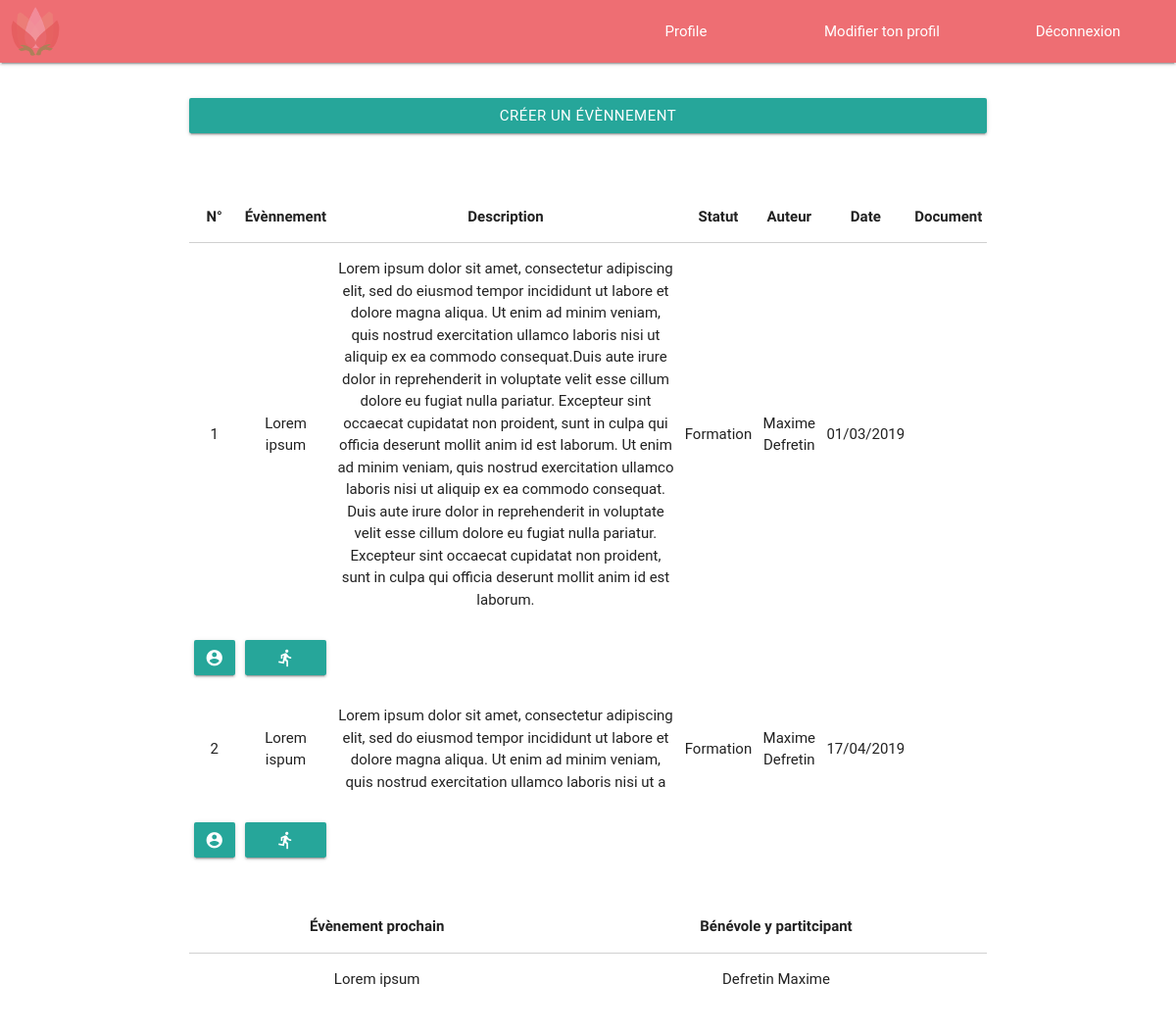
Page /backOffice/evennements.php on the committed database.
### tables this page shows
CREATE TABLE `agdjjg_event_association` (
  `id` int(11) NOT NULL,
  `description_event` text NOT NULL,
  `date_event` char(10) NOT NULL,
  `author_event` varchar(255) NOT NULL,
  `path_document_event` varchar(255) DEFAULT NULL,
  `suggested_event` varchar(255) NOT NULL,
  `id_agdjjg_user` int(11) DEFAULT NULL,
  `id_agdjjg_status_event` int(11) NOT NULL
);

CREATE TABLE `agdjjg_status_event` (
  `id` int(11) NOT NULL,
  `status_event` varchar(20) NOT NULL
);

CREATE TABLE `agdjjg_user` (
  `id` int(11) NOT NULL,
  `first_name` varchar(255) NOT NULL,
  `last_name` varchar(255) NOT NULL,
  `mail` varchar(255) NOT NULL,
  `date_signup` char(10) NOT NULL,
  `key_user` int(11) NOT NULL,
  `password` varchar(255) DEFAULT NULL,
  `id_agdjjg_status_user` int(11) NOT NULL,
  `id_agdjjg_avatar` int(11) DEFAULT NULL
);

### controllers/event-Controller.php (called while the page is built, shortened)
<?php
$getEvent = new event_association();
$displayEvent = $getEvent->getEvent();
$getVolunteerEvent = new event_association();
$displayVolunteerEvent = $getVolunteerEvent->getVolunteerEvent();

### models/dataBase.php (called while the page is built, shortened)
<?php
class dataBase {
    function __construct() {
        try {
            $this->db = new PDO('mysql:host=127.0.0.1;dbname=BDM;charset=utf8', 'root', 'AsBc80@0');
        } catch (Exception $e) {
            die('Erreur : ' . $e->getMessage());
        }
    }
}

### models/event_association.php (called while the page is built, shortened)
<?php
class event_association extends dataBase {
    public function getEvent() {
        $queryGetEvent = 'SELECT `'.self::prefix.'event_association`.`id` AS `id_event_association`, `id_agdjjg_user`, `last_name`, `first_name`, `status_event`, `description_event`, DATE_FORMAT(`date_event`, "%d/%m/%Y") AS `date_event`, `path_document_event`, `suggested_event` '
                               . 'FROM `'.self::prefix.'event_association` '
                       . 'INNER JOIN `'.self::prefix.'status_event` '
                               . 'ON `'.self::prefix.'event_association`.`id_agdjjg_status_event` = `'.self::prefix.'status_event`.`id`'
                       . 'INNER JOIN `'.self::prefix.'user` '
                               . 'ON `'.self::prefix.'user`.`id` = `'.self::prefix.'event_association`.`id_agdjjg_user` ';
        $requestGetEvent = $this->db->prepare($queryGetEvent);
        if($requestGetEvent->execute()) {
            return $displayEvent = $requestGetEvent->fetchAll(PDO::FETCH_OBJ);
        }
    }
    public function getVolunteerEvent() {
        $queryGetVolunteerEvent = 'SELECT `suggested_event`, GROUP_CONCAT(`volunteer_present` SEPARATOR ", ") AS `volunteer_present` '
                                   . 'FROM `'.self::prefix.'event_association` '
                                        . 'INNER JOIN `'.self::prefix.'participation` '
                                        . 'ON `'.self::prefix.'participation`.`id_agdjjg_event_association` = `'.self::prefix.'event_association`.`id` '
                                   . 'GROUP BY `'.self::prefix.'event_association`.`id`';
        $requestGetVolunteerEvent = $this->db->prepare($queryGetVolunteerEvent);
        if ($requestGetVolunteerEvent->execute()) {
            if (is_object($requestGetVolunteerEvent)) {
                return $requestGetVolunteerEventResult = $requestGetVolunteerEvent->fetchAll(PDO::FETCH_OBJ);
            }
        }
    }
}
?>

### backOffice/evennements.php (the view, shortened to what this page needs)
<?php
require_once 'header.php';
require_once '../controllers/event-Controller.php';
?>
<div class="row col offset-s1 s10 marginTopMin">
    <button data-target="eventEdit" class="btn modal-trigger col s10 offset-s1 marginBottomMin" title="Créer un évènnement">Créer un évènnement</button>
    <table class="highlight responsive-table col s10 offset-s1 centered marginTopMin">
        <thead>
            <tr>
                <th>N°</th>
                <th>Évènnement</th>
                <th>Description</th>
                <th>Statut</th>
                <th>Auteur</th>
                <th>Date</th>
                <th>Document</th>
            </tr>
        </thead>
        <tbody>
            <?php foreach ($displayEvent as $display) { ?>
                <tr>
                    <td class="justify"><?= $display->id_event_association ?></td>
                    <td class="justify"><?= $display->suggested_event ?></td>
                    <td class="justify"><?= $display->description_event ?></td>
                    <td class="justify"><?= $display->status_event ?></td>
                    <td class="justify"><?= $display->first_name ?> <?= $display->last_name ?></td>
                    <td class="justify"><time datetime="<?= $display->date_event ?>"><?= $display->date_event ?></time></td>
                    <td class="justify"></td>
                </tr>
                <tr>
                    <td>
                        <a class="btn col s12" href="Profile-ajout-participant-<?= $display->id_event_association ?>" title="Ajouter un participant"><i class="small material-icons">account_circle</i></a>
                    </td>
                    <td>
                        <a class="btn col s12" href="Desistement-evennements-<?= $display->id_event_association ?>" title="Se désister"><i class="small material-icons">directions_run</i></a>
                    </td>
                    <td>
                    </td>
                    <td>
                    </td>
                </tr>
            <?php } ?>
        </tbody>
    </table>
    <table class="highlight responsive-table col s10 offset-s1 centered marginTopMin">
        <thead>
            <tr>
                <th>Évènement prochain</th>
                <th>Bénévole y partitcipant</th>
            </tr>
        </thead>
        <tbody>
            <?php foreach ($displayVolunteerEvent as $display) { ?>
                <tr>
                    <td class="justify"><?= $display->suggested_event ?></td>
                    <td><?= $display->volunteer_present ?></td>
                </tr>
            <?php } ?>
        </tbody>
    </table>
</div>
<?php require_once 'footer.php';

### backOffice/assets/css/style.css (style rules this page uses)
.marginTopMin { margin-top: 3%; }
.marginBottomMin { margin-bottom: 3%; }
.justify { text-align: justify; }

### rows in the picture
agdjjg_event_association: id "1", suggested_event "Lorem ipsum", description_event "Lorem ipsum dolor sit amet, consectetur adipiscing elit, sed do eiusmod tempor incididunt ut labore et dolore magna aliqua. Ut enim ad minim veniam, quis nostrud exercitation ullamco laboris nisi ut aliquip ex ea commodo consequat.Duis aute irure dolor in reprehenderit in voluptate velit esse cillum dolore eu fugiat nulla pariatur. Excepteur sint occaecat cupidatat non proident, sunt in culpa qui officia deserunt mollit anim id est laborum. Ut enim ad minim veniam, quis nostrud exercitation ullamco laboris nisi ut aliquip ex ea commodo consequat. Duis aute irure dolor in reprehenderit in voluptate velit esse cillum dolore eu fugiat nulla pariatur. Excepteur sint occaecat cupidatat non…", id_agdjjg_status_event.status_event "Formation", id_agdjjg_user.first_name "Maxime", id_agdjjg_user.last_name "Defretin", date_event "01/03/2019"
agdjjg_event_association: id "2", suggested_event "Lorem ispum", description_event "Lorem ipsum dolor sit amet, consectetur adipiscing elit, sed do eiusmod tempor incididunt ut labore et dolore magna aliqua. Ut enim ad minim veniam, quis nostrud exercitation ullamco laboris nisi ut a", id_agdjjg_status_event.status_event "Formation", id_agdjjg_user.first_name "Maxime", id_agdjjg_user.last_name "Defretin", date_event "17/04/2019"

### other values in the picture
$display->suggested_event "Lorem ipsum"
$display->volunteer_present "Defretin Maxime"
